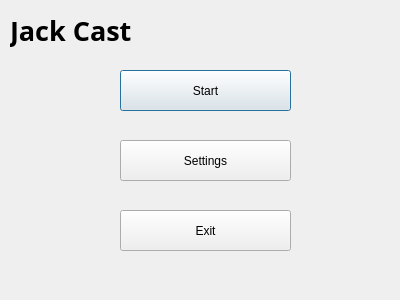
<?xml version="1.0" encoding="UTF-8"?>
<ui version="4.0">
 <class>dlgMain</class>
 <widget class="QDialog" name="dlgMain">
  <property name="geometry">
   <rect>
    <x>0</x>
    <y>0</y>
    <width>400</width>
    <height>300</height>
   </rect>
  </property>
  <property name="windowTitle">
   <string>Jack Cast</string>
  </property>
  <property name="windowIcon">
   <iconset>
    <normaloff>jack_cast_icon.png</normaloff>jack_cast_icon.png</iconset>
  </property>
  <widget class="QPushButton" name="btnStart">
   <property name="geometry">
    <rect>
     <x>120</x>
     <y>70</y>
     <width>171</width>
     <height>41</height>
    </rect>
   </property>
   <property name="text">
    <string>Start</string>
   </property>
  </widget>
  <widget class="QPushButton" name="btnSettings">
   <property name="geometry">
    <rect>
     <x>120</x>
     <y>140</y>
     <width>171</width>
     <height>41</height>
    </rect>
   </property>
   <property name="text">
    <string>Settings</string>
   </property>
  </widget>
  <widget class="QPushButton" name="btnExit">
   <property name="geometry">
    <rect>
     <x>120</x>
     <y>210</y>
     <width>171</width>
     <height>41</height>
    </rect>
   </property>
   <property name="text">
    <string>Exit</string>
   </property>
  </widget>
  <widget class="QLabel" name="label">
   <property name="geometry">
    <rect>
     <x>10</x>
     <y>10</y>
     <width>161</width>
     <height>41</height>
    </rect>
   </property>
   <property name="font">
    <font>
     <family>Franklin Gothic Book</family>
     <pointsize>20</pointsize>
     <weight>75</weight>
     <bold>true</bold>
    </font>
   </property>
   <property name="text">
    <string>Jack Cast</string>
   </property>
  </widget>
 </widget>
 <resources/>
 <connections/>
</ui>
